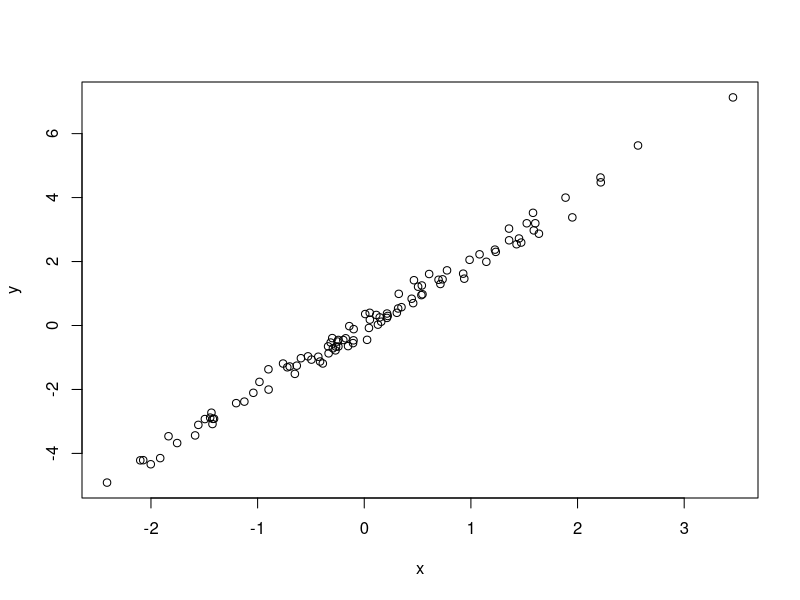

Generate this figure with R:
# Simulate and Plot Data - Learning GitHub ;)
# M. Gray Hunter
# mgrayhunter@arizona.edu
# August 25th, 2024 

# Simulate predictor variable 
x <- rnorm(n=100)
# Simulate response variable with some noise
y <- 2*x + rnorm(n=100,sd=0.2)
# Plot the data
plot(x = x, y = y)
